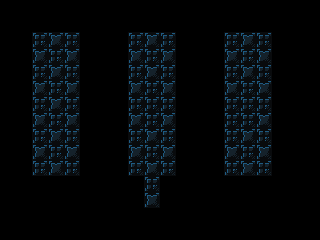

Rendered tile map (Tiled .tmx) drawn with the repository's tilesets; below, a short description and the map source with its tile grids summarised:
An orthogonal 20x15 tile map with 16x16 px tiles, 1 tile layer (background) and 90 objects (75x tile, 6x portal, 6x destructible, actor, scene_switching_tile, ...).

<map version="1.4" tiledversion="1.4.3" orientation="orthogonal" renderorder="right-down" width="20" height="15" tilewidth="16" tileheight="16" infinite="0" nextlayerid="6" nextobjectid="271">
 <properties>
  <property name="display_name" value="sneaky bastard dlfjg" />
  <property name="next_level" value="./data/levels/tmx/L45-PortalsS.tmx" />
  <property name="player_bomb_count" value="0" />
 </properties>
 <tileset firstgid="1" name="newtiledsheet" tilewidth="16" tileheight="16" tilecount="180" columns="9">
  <image source="../../newtiledsheet.png" width="144" height="320" />
 </tileset>
 <layer id="1" name="background" width="20" height="15">
  <data>[300 cells, 300 non-empty, 5 distinct tile ids]</data>
 </layer>
 <objectgroup id="4" name="objects">
  <object id="176" type="portal" gid="62" x="48" y="64" width="16" height="16">
   <properties>
    <property name="portal_id" type="int" value="1" />
    <property name="travels_to_portal_id" type="int" value="2" />
   </properties>
  </object>
  <object id="178" type="portal" gid="62" x="144" y="64" width="16" height="16">
   <properties>
    <property name="portal_id" type="int" value="2" />
    <property name="travels_to_portal_id" type="int" value="1" />
   </properties>
  </object>
  <object id="182" type="actor" gid="46" x="48" y="112" width="16" height="16" />
  <object id="183" type="scene_switching_tile" gid="32" x="160" y="208" width="16" height="16" />
  <object id="184" type="pickup_bomb" gid="43" x="160" y="96" width="16" height="16" />
  <object id="185" type="destructible" gid="21" x="128" y="112" width="16" height="16" />
  <object id="186" type="destructible" gid="21" x="144" y="112" width="16" height="16" />
  <object id="187" type="destructible" gid="21" x="160" y="112" width="16" height="16" />
  <object id="188" type="destructible" gid="21" x="224" y="112" width="16" height="16" />
  <object id="189" type="destructible" gid="21" x="240" y="112" width="16" height="16" />
  <object id="190" type="destructible" gid="21" x="256" y="112" width="16" height="16" />
  <object id="191" type="tile" gid="1" x="32" y="32" width="16" height="16" />
  <object id="192" type="tile" gid="1" x="48" y="32" width="16" height="16" />
  <object id="193" type="tile" gid="1" x="64" y="32" width="16" height="16" />
  <object id="194" type="tile" gid="1" x="128" y="32" width="16" height="16" />
  <object id="195" type="tile" gid="1" x="144" y="32" width="16" height="16" />
  <object id="196" type="tile" gid="1" x="160" y="32" width="16" height="16" />
  <object id="197" type="tile" gid="1" x="224" y="32" width="16" height="16" />
  <object id="198" type="tile" gid="1" x="240" y="32" width="16" height="16" />
  <object id="199" type="tile" gid="1" x="256" y="32" width="16" height="16" />
  <object id="200" type="tile" gid="1" x="160" y="192" width="16" height="16" />
  <object id="201" type="tile" gid="10" x="128" y="192" width="16" height="16" />
  <object id="202" type="tile" gid="10" x="144" y="224" width="16" height="16" />
  <object id="203" type="tile" gid="10" x="160" y="224" width="16" height="16" />
  <object id="204" type="tile" gid="10" x="224" y="192" width="16" height="16" />
  <object id="205" type="tile" gid="10" x="240" y="192" width="16" height="16" />
  <object id="206" type="tile" gid="10" x="256" y="192" width="16" height="16" />
  <object id="207" type="tile" gid="10" x="32" y="192" width="16" height="16" />
  <object id="208" type="tile" gid="10" x="64" y="192" width="16" height="16" />
  <object id="209" type="tile" gid="10" x="48" y="192" width="16" height="16" />
  <object id="210" type="tile" gid="10" x="160" y="192" width="16" height="16" />
  <object id="211" type="tile" gid="2" x="176" y="48" width="16" height="16" />
  <object id="212" type="tile" gid="2" x="176" y="64" width="16" height="16" />
  <object id="213" type="tile" gid="2" x="176" y="80" width="16" height="16" />
  <object id="214" type="tile" gid="2" x="176" y="112" width="16" height="16" />
  <object id="215" type="tile" gid="2" x="176" y="96" width="16" height="16" />
  <object id="216" type="tile" gid="2" x="176" y="128" width="16" height="16" />
  <object id="217" type="tile" gid="2" x="176" y="144" width="16" height="16" />
  <object id="218" type="tile" gid="2" x="176" y="160" width="16" height="16" />
  <object id="219" type="tile" gid="2" x="176" y="176" width="16" height="16" />
  <object id="220" type="tile" gid="2" x="272" y="48" width="16" height="16" />
  <object id="221" type="tile" gid="2" x="272" y="64" width="16" height="16" />
  <object id="222" type="tile" gid="2" x="272" y="80" width="16" height="16" />
  <object id="223" type="tile" gid="2" x="272" y="96" width="16" height="16" />
  <object id="224" type="tile" gid="2" x="272" y="112" width="16" height="16" />
  <object id="225" type="tile" gid="2" x="272" y="128" width="16" height="16" />
  <object id="226" type="tile" gid="2" x="272" y="144" width="16" height="16" />
  <object id="227" type="tile" gid="2" x="272" y="160" width="16" height="16" />
  <object id="228" type="tile" gid="2" x="272" y="176" width="16" height="16" />
  <object id="230" type="tile" gid="11" x="208" y="48" width="16" height="16" />
  <object id="231" type="tile" gid="11" x="208" y="64" width="16" height="16" />
  <object id="232" type="tile" gid="11" x="208" y="96" width="16" height="16" />
  <object id="233" type="tile" gid="11" x="208" y="80" width="16" height="16" />
  <object id="234" type="tile" gid="11" x="208" y="112" width="16" height="16" />
  <object id="235" type="tile" gid="11" x="208" y="128" width="16" height="16" />
  <object id="236" type="tile" gid="11" x="208" y="144" width="16" height="16" />
  <object id="237" type="tile" gid="11" x="208" y="160" width="16" height="16" />
  <object id="238" type="tile" gid="11" x="208" y="176" width="16" height="16" />
  <object id="239" type="tile" gid="11" x="112" y="48" width="16" height="16" />
  <object id="240" type="tile" gid="11" x="112" y="64" width="16" height="16" />
  <object id="241" type="tile" gid="11" x="112" y="80" width="16" height="16" />
  <object id="242" type="tile" gid="11" x="112" y="96" width="16" height="16" />
  <object id="243" type="tile" gid="11" x="112" y="112" width="16" height="16" />
  <object id="244" type="tile" gid="11" x="112" y="128" width="16" height="16" />
  <object id="245" type="tile" gid="11" x="112" y="144" width="16" height="16" />
  <object id="246" type="tile" gid="11" x="112" y="176" width="16" height="16" />
  <object id="247" type="tile" gid="11" x="112" y="160" width="16" height="16" />
  <object id="248" type="tile" gid="11" x="128" y="208" width="16" height="16" />
  <object id="249" type="tile" gid="11" x="16" y="48" width="16" height="16" />
  <object id="250" type="tile" gid="11" x="16" y="64" width="16" height="16" />
  <object id="251" type="tile" gid="11" x="16" y="80" width="16" height="16" />
  <object id="252" type="tile" gid="11" x="16" y="96" width="16" height="16" />
  <object id="253" type="tile" gid="11" x="16" y="112" width="16" height="16" />
  <object id="254" type="tile" gid="11" x="16" y="128" width="16" height="16" />
  <object id="255" type="tile" gid="11" x="16" y="144" width="16" height="16" />
  <object id="256" type="tile" gid="11" x="16" y="160" width="16" height="16" />
  <object id="257" type="tile" gid="11" x="16" y="176" width="16" height="16" />
  <object id="258" type="tile" gid="2" x="80" y="48" width="16" height="16" />
  <object id="259" type="tile" gid="2" x="80" y="64" width="16" height="16" />
  <object id="260" type="tile" gid="2" x="80" y="80" width="16" height="16" />
  <object id="261" type="tile" gid="2" x="80" y="96" width="16" height="16" />
  <object id="262" type="tile" gid="2" x="80" y="112" width="16" height="16" />
  <object id="263" type="tile" gid="2" x="80" y="128" width="16" height="16" />
  </objectgroup>
</map>
<!-- 7 of 90 objects omitted -->
